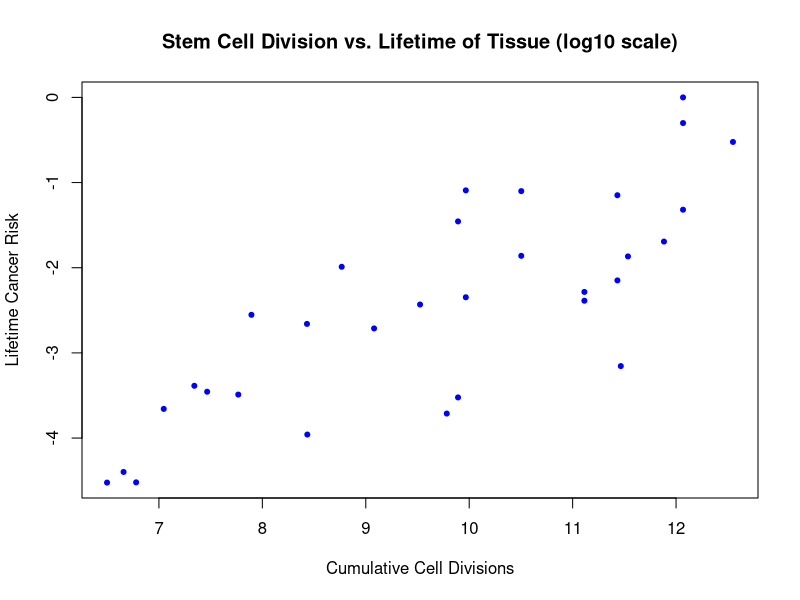
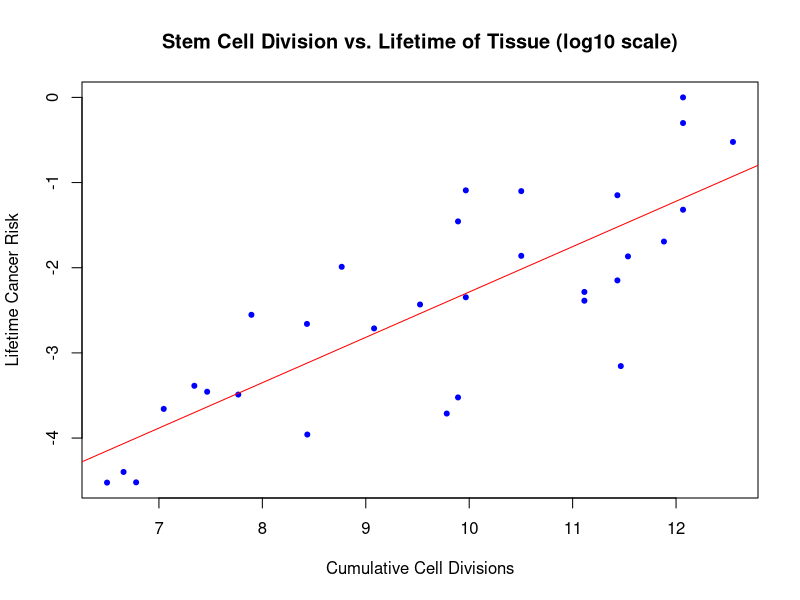
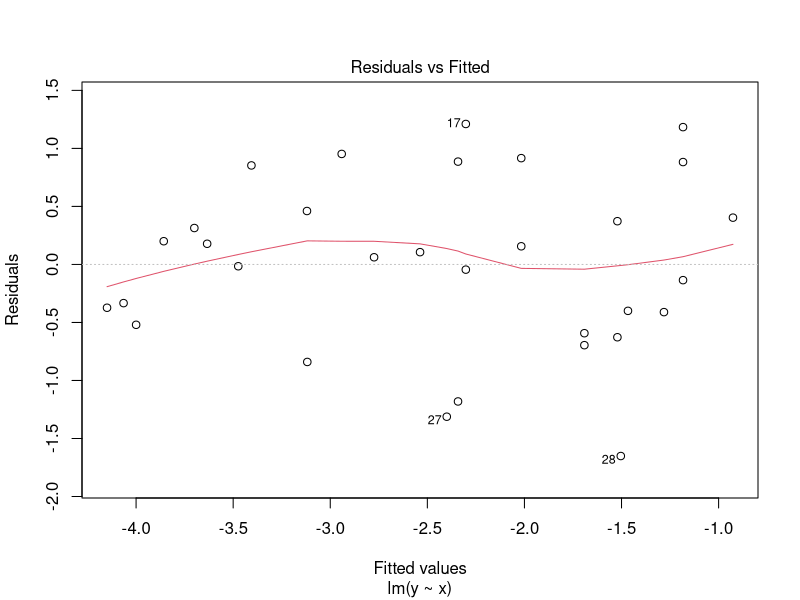
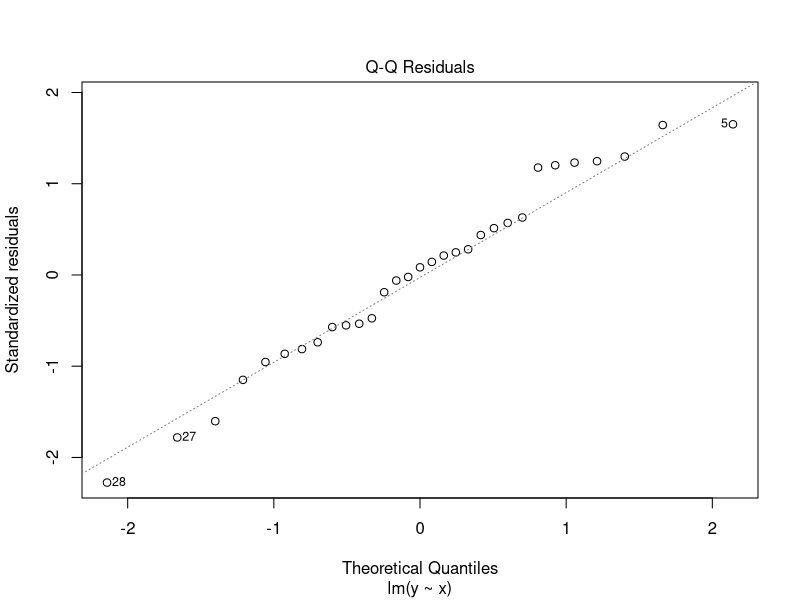
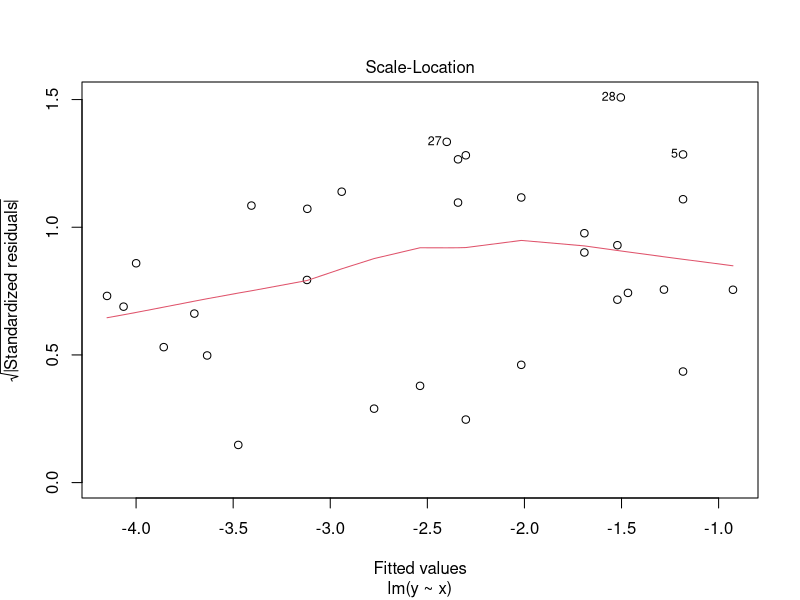
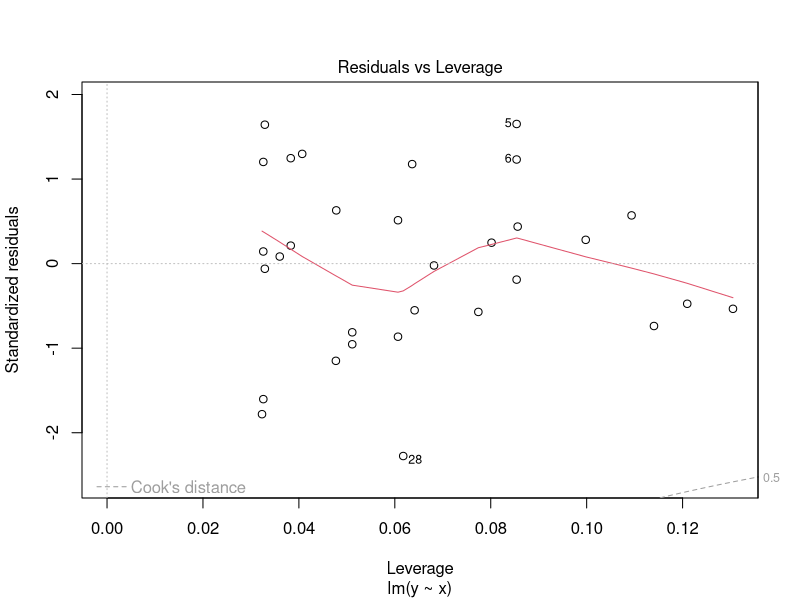
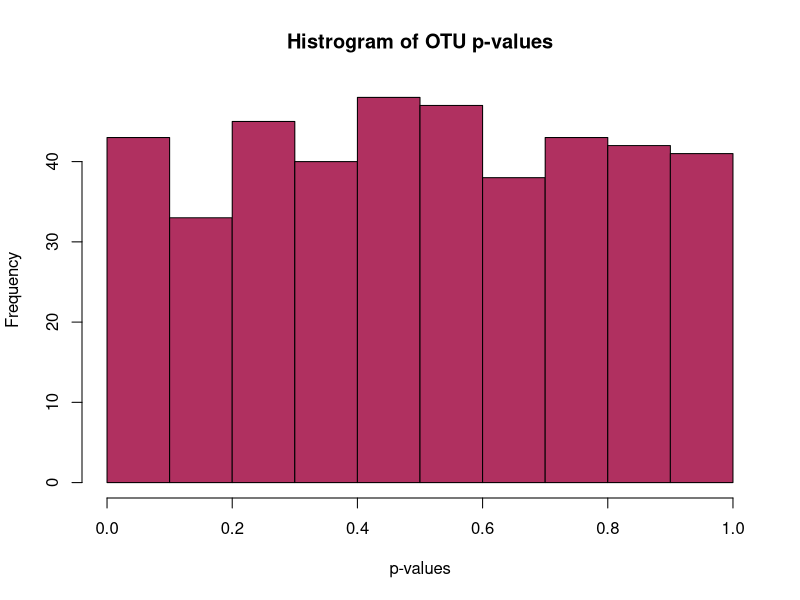

Recreate these plots in R, in order.
## ---- chunk 1
#read in data file
cancerRisk <- read.table("cancerRisk.txt", sep = "\t", header = TRUE)
## ---- chunk 2
#log10 transform data and assign to vectors
x <- log10(cancerRisk$CumulativeCellDivisions)
y <- log10(cancerRisk$Lifetime_cancer_risk)

#plot data
plot(x,y, pch = 20, col = "blue", xlab = "Cumulative Cell Divisions", ylab = "Lifetime Cancer Risk", main = "Stem Cell Division vs. Lifetime of Tissue (log10 scale)")
## ---- chunk 3
#perform linear model and disply summary
cancerRiskLM <- lm(y ~ x)
summary(cancerRiskLM)
## ---- chunk 4
#replot data with linear model line
plot(x,y, pch = 20, col = "blue", xlab = "Cumulative Cell Divisions", ylab = "Lifetime Cancer Risk", main = "Stem Cell Division vs. Lifetime of Tissue (log10 scale)")
abline(cancerRiskLM, col = "red")
## ---- chunk 5
#plot residual graphs for assumption constraints
plot(cancerRiskLM)
## ---- chunk 6
#read in data files
caseControlData <- read.table("caseControlData.txt", sep = "\t", header = TRUE)
BMI_Data <- read.table("BMI_Data.txt", sep = "\t", header = TRUE)

#remove case and control from sample caseControlData
caseControlData$sample <- sub("case", "", caseControlData$sample)
caseControlData$sample <- sub("control", "", caseControlData$sample)
	
#remove extraneous information from the suffix from sample caseControlData
caseControlData$sample <- substring(caseControlData$sample, 1, 10)

#import dplyr package to library
library(dplyr)

#rename BMI_data studyid column to sample
colnames(BMI_Data)[1] <- "sample"

#inner join BMI_Data and caseControlData to form one data Table
data <- inner_join(BMI_Data, caseControlData)

#remove NA row
data <- na.omit(data)
## ---- chunk 7
#create vector of p-values
pVals <- vector()

#for loop to run a linear regression for each OTU
for(i in 1:(ncol(data)-2))
{
  j <- i+2
  X <- data[,2]
  Y <- data[,j]
  
  dataLM <- lm(Y ~ X)
  pVals[i] <- anova(dataLM)$"Pr(>F)"
}

#plot p-values via histogram
hist(pVals, col = "maroon", xlab = "p-values", main = "Histrogram of OTU p-values")
## ---- chunk 8
#number of p-values at a 10% false discovery rate
count <- 0

for(i in 1:length(pVals))
{
  if(pVals[i] < 0.1)
  {
    count <- count + 1
  }
}

print(count)
